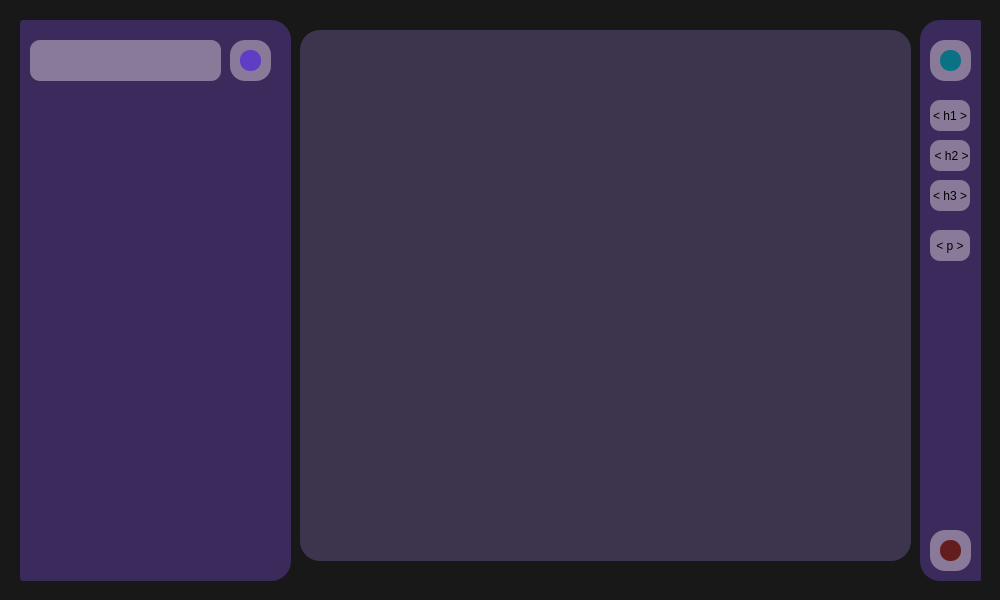
<?xml version="1.0" encoding="UTF-8"?>
<ui version="4.0">
 <class>MainWindow</class>
 <widget class="QMainWindow" name="MainWindow">
  <property name="geometry">
   <rect>
    <x>0</x>
    <y>0</y>
    <width>1000</width>
    <height>600</height>
   </rect>
  </property>
  <property name="minimumSize">
   <size>
    <width>1000</width>
    <height>600</height>
   </size>
  </property>
  <property name="maximumSize">
   <size>
    <width>1000</width>
    <height>600</height>
   </size>
  </property>
  <property name="windowTitle">
   <string>MainWindow</string>
  </property>
  <property name="styleSheet">
   <string notr="true">background-color: #181818;</string>
  </property>
  <widget class="QWidget" name="centralwidget">
   <widget class="QWidget" name="widget" native="true">
    <property name="geometry">
     <rect>
      <x>20</x>
      <y>20</y>
      <width>271</width>
      <height>561</height>
     </rect>
    </property>
    <property name="styleSheet">
     <string notr="true">background-color:  #3b2b5c;
border-top-right-radius: 20px;
border-bottom-right-radius: 20px;
border-bottom-left-radius: 3px;
border-top-left-radius: 3px;</string>
    </property>
    <widget class="QPushButton" name="addTask">
     <property name="geometry">
      <rect>
       <x>10</x>
       <y>20</y>
       <width>191</width>
       <height>41</height>
      </rect>
     </property>
     <property name="styleSheet">
      <string notr="true">background-color:  #897a99;
border-radius: 10px
</string>
     </property>
     <property name="text">
      <string/>
     </property>
     <property name="default">
      <bool>true</bool>
     </property>
    </widget>
    <widget class="QWidget" name="boxShowOn" native="true">
     <property name="geometry">
      <rect>
       <x>210</x>
       <y>20</y>
       <width>41</width>
       <height>41</height>
      </rect>
     </property>
     <property name="styleSheet">
      <string notr="true">background-color:  #897a99;
border-radius: 15px</string>
     </property>
     <widget class="QPushButton" name="showOn">
      <property name="geometry">
       <rect>
        <x>10</x>
        <y>10</y>
        <width>21</width>
        <height>21</height>
       </rect>
      </property>
      <property name="styleSheet">
       <string notr="true">background-color:  #5f3dc4;
border-radius: 10px;</string>
      </property>
      <property name="text">
       <string/>
      </property>
      <property name="autoRepeatDelay">
       <number>0</number>
      </property>
      <property name="autoRepeatInterval">
       <number>0</number>
      </property>
     </widget>
    </widget>
    <widget class="QWidget" name="boxGrade" native="true">
     <property name="geometry">
      <rect>
       <x>10</x>
       <y>80</y>
       <width>41</width>
       <height>41</height>
      </rect>
     </property>
     <property name="styleSheet">
      <string notr="true">background-color:  #897a99;
border-radius: 15px</string>
     </property>
     <widget class="QPushButton" name="gradeTask">
      <property name="geometry">
       <rect>
        <x>10</x>
        <y>10</y>
        <width>21</width>
        <height>21</height>
       </rect>
      </property>
      <property name="styleSheet">
       <string notr="true">background-color:  #087f5b;
border-radius: 10px;</string>
      </property>
      <property name="text">
       <string/>
      </property>
     </widget>
    </widget>
    <widget class="QLineEdit" name="inTask">
     <property name="geometry">
      <rect>
       <x>60</x>
       <y>80</y>
       <width>191</width>
       <height>41</height>
      </rect>
     </property>
     <property name="styleSheet">
      <string notr="true">background-color:  #897a99;
border-radius: 10px; 
font-size: 16px;
color: #343a40;
</string>
     </property>
    </widget>
    <widget class="QScrollArea" name="scroll">
     <property name="geometry">
      <rect>
       <x>0</x>
       <y>70</y>
       <width>261</width>
       <height>481</height>
      </rect>
     </property>
     <property name="widgetResizable">
      <bool>true</bool>
     </property>
     <widget class="QWidget" name="scrollAreaWidgetContents">
      <property name="geometry">
       <rect>
        <x>0</x>
        <y>0</y>
        <width>261</width>
        <height>481</height>
       </rect>
      </property>
     </widget>
    </widget>
    <zorder>boxShowOn</zorder>
    <zorder>boxGrade</zorder>
    <zorder>addTask</zorder>
    <zorder>inTask</zorder>
    <zorder>scroll</zorder>
   </widget>
   <widget class="QWidget" name="widget_2" native="true">
    <property name="geometry">
     <rect>
      <x>920</x>
      <y>20</y>
      <width>61</width>
      <height>561</height>
     </rect>
    </property>
    <property name="styleSheet">
     <string notr="true">background-color:  #3b2b5c;
border-top-left-radius: 20px;
border-bottom-left-radius:20px;
border-top-right-radius: 2px;
border-bottom-right-radius: 2px;</string>
    </property>
    <widget class="QWidget" name="boxShowOff" native="true">
     <property name="geometry">
      <rect>
       <x>10</x>
       <y>20</y>
       <width>41</width>
       <height>41</height>
      </rect>
     </property>
     <property name="styleSheet">
      <string notr="true">background-color:  #897a99;
border-radius: 15px</string>
     </property>
     <widget class="QPushButton" name="showOff">
      <property name="geometry">
       <rect>
        <x>10</x>
        <y>10</y>
        <width>21</width>
        <height>21</height>
       </rect>
      </property>
      <property name="styleSheet">
       <string notr="true">background-color:  #0b7285;
border-radius: 10px;</string>
      </property>
      <property name="text">
       <string/>
      </property>
      <property name="autoRepeatDelay">
       <number>0</number>
      </property>
      <property name="autoRepeatInterval">
       <number>0</number>
      </property>
     </widget>
    </widget>
    <widget class="QWidget" name="boxExit" native="true">
     <property name="geometry">
      <rect>
       <x>10</x>
       <y>510</y>
       <width>41</width>
       <height>41</height>
      </rect>
     </property>
     <property name="styleSheet">
      <string notr="true">background-color:  #897a99;
border-radius: 15px</string>
     </property>
     <widget class="QPushButton" name="btnExit">
      <property name="geometry">
       <rect>
        <x>10</x>
        <y>10</y>
        <width>21</width>
        <height>21</height>
       </rect>
      </property>
      <property name="styleSheet">
       <string notr="true">background-color:  #631D1D;
border-radius: 10px;</string>
      </property>
      <property name="text">
       <string/>
      </property>
      <property name="autoRepeatDelay">
       <number>0</number>
      </property>
      <property name="autoRepeatInterval">
       <number>0</number>
      </property>
     </widget>
    </widget>
    <widget class="QPushButton" name="h2">
     <property name="geometry">
      <rect>
       <x>10</x>
       <y>120</y>
       <width>40</width>
       <height>31</height>
      </rect>
     </property>
     <property name="styleSheet">
      <string notr="true">background-color:  #897a99;
border-radius: 10px</string>
     </property>
     <property name="text">
      <string> &lt; h2 &gt;</string>
     </property>
    </widget>
    <widget class="QPushButton" name="h1">
     <property name="geometry">
      <rect>
       <x>10</x>
       <y>80</y>
       <width>40</width>
       <height>31</height>
      </rect>
     </property>
     <property name="styleSheet">
      <string notr="true">background-color:  #897a99;
border-radius: 10px</string>
     </property>
     <property name="text">
      <string>&lt; h1 &gt;</string>
     </property>
    </widget>
    <widget class="QPushButton" name="h3">
     <property name="geometry">
      <rect>
       <x>10</x>
       <y>160</y>
       <width>40</width>
       <height>31</height>
      </rect>
     </property>
     <property name="styleSheet">
      <string notr="true">background-color:  #897a99;
border-radius: 10px</string>
     </property>
     <property name="text">
      <string>&lt; h3 &gt;</string>
     </property>
    </widget>
    <widget class="QPushButton" name="pp">
     <property name="geometry">
      <rect>
       <x>10</x>
       <y>210</y>
       <width>40</width>
       <height>31</height>
      </rect>
     </property>
     <property name="styleSheet">
      <string notr="true">background-color:  #897a99;
border-radius: 10px</string>
     </property>
     <property name="text">
      <string>&lt; p &gt;</string>
     </property>
    </widget>
   </widget>
   <widget class="QWidget" name="widget_4" native="true">
    <property name="geometry">
     <rect>
      <x>300</x>
      <y>30</y>
      <width>611</width>
      <height>531</height>
     </rect>
    </property>
    <property name="styleSheet">
     <string notr="true">background-color: #3d354d;
border-radius: 20px;</string>
    </property>
    <widget class="QPlainTextEdit" name="inBook">
     <property name="geometry">
      <rect>
       <x>20</x>
       <y>20</y>
       <width>571</width>
       <height>501</height>
      </rect>
     </property>
     <property name="styleSheet">
      <string notr="true">color: white;
font-size: 15px;</string>
     </property>
    </widget>
   </widget>
   <zorder>widget_2</zorder>
   <zorder>widget_4</zorder>
   <zorder>widget</zorder>
  </widget>
  <action name="addTask_2">
   <property name="text">
    <string>addTask</string>
   </property>
   <property name="shortcut">
    <string>Return</string>
   </property>
   <property name="menuRole">
    <enum>QAction::MenuRole::NoRole</enum>
   </property>
  </action>
  <action name="actionqwe">
   <property name="text">
    <string>qwe</string>
   </property>
  </action>
  <action name="actionasdasd">
   <property name="text">
    <string>asdasd</string>
   </property>
  </action>
 </widget>
 <resources/>
 <connections/>
</ui>
